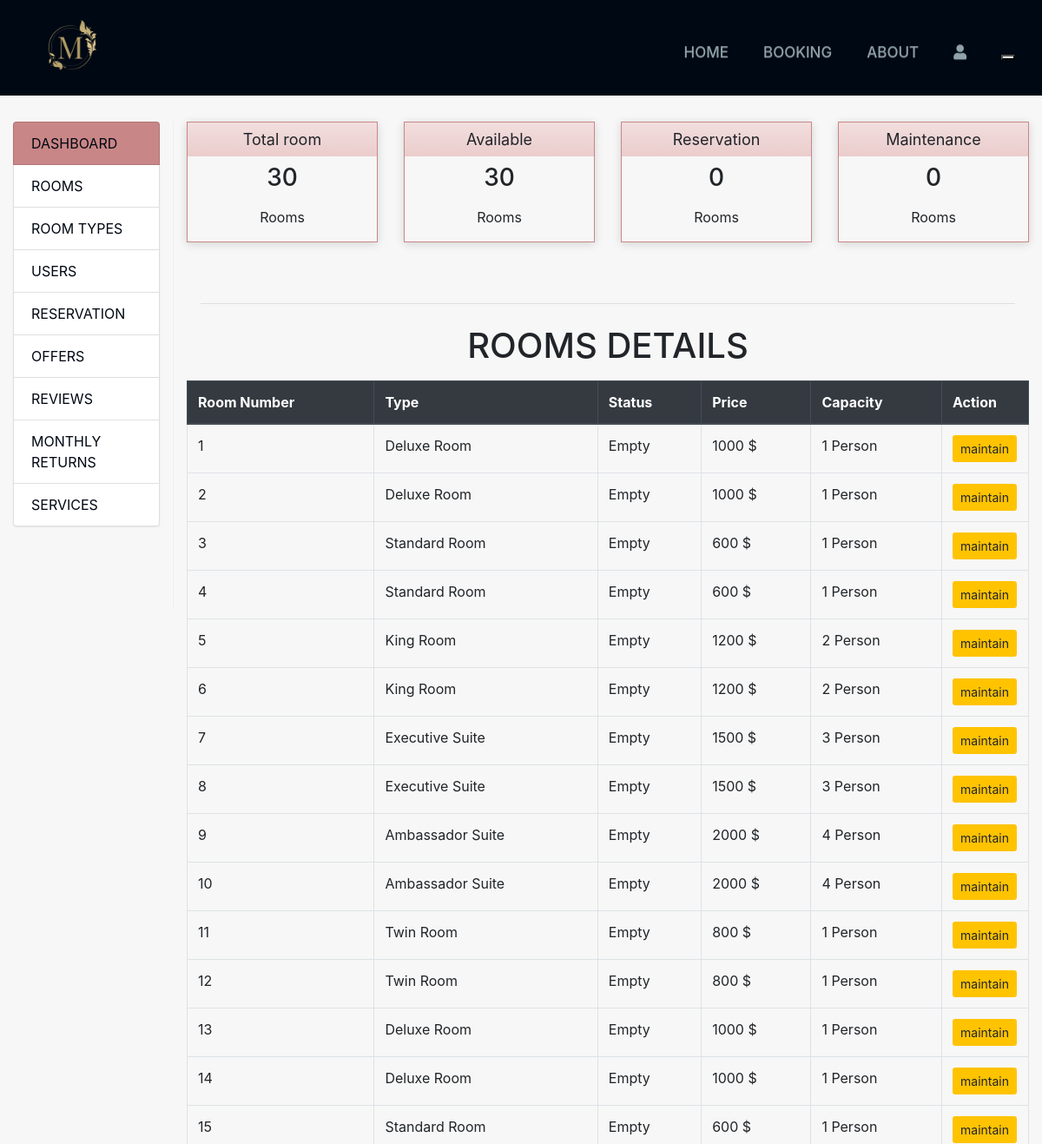
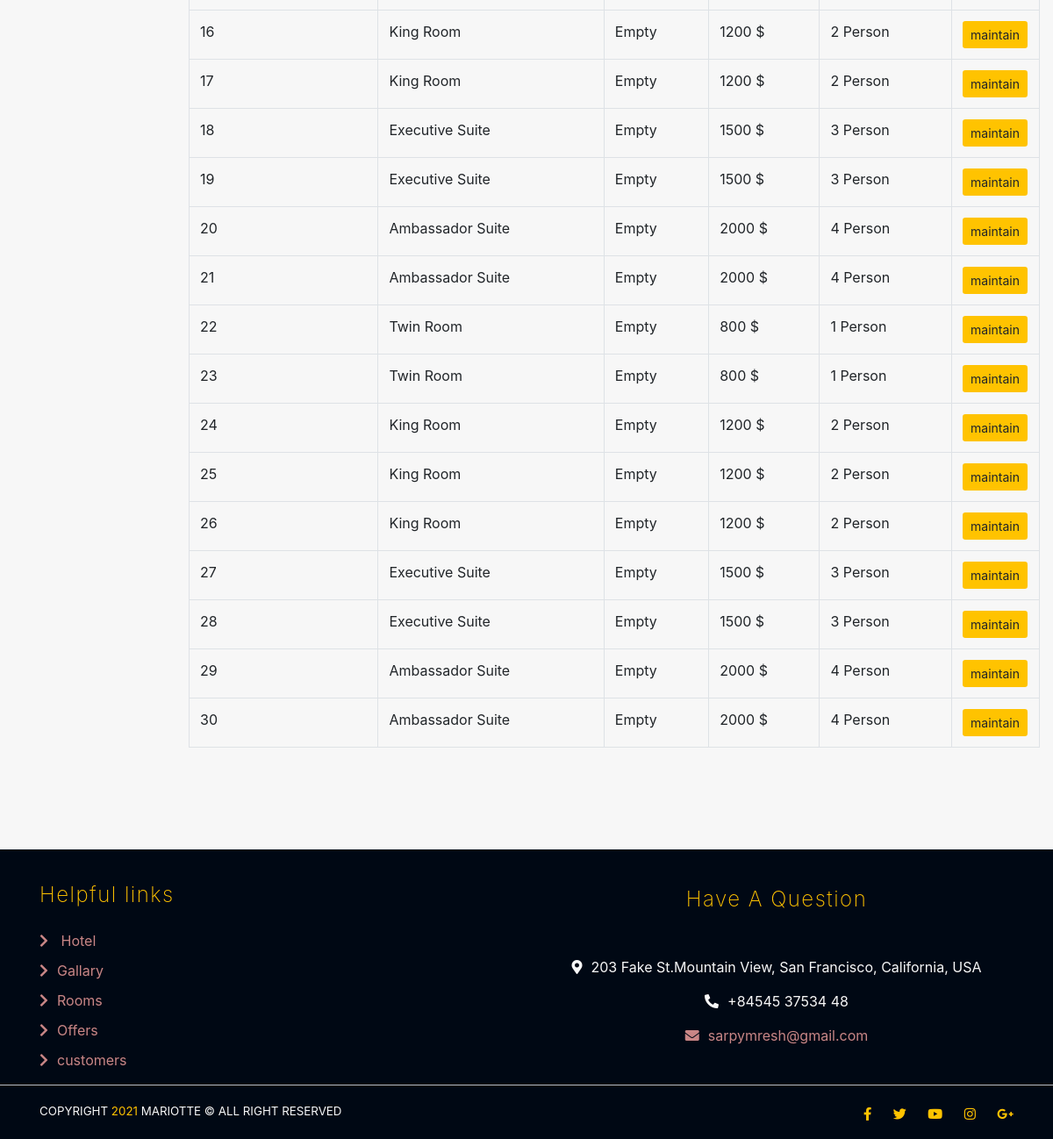
The page /rooms/ (signed in) on the database its author committed (2 pictures, top to bottom).
### rooms/models.py (models this page shows, shortened)
class Rooms(models.Model):
    type = models.ForeignKey("RoomTypes",on_delete=models.SET_NULL,null=True)
    floor = models.SmallIntegerField(validators=[is_pos])
    UNDER_MAINTENANCE = "1"
    INHABITED = "2"
    EMPTY = "3"
    CHOICES_STATE = [
        (UNDER_MAINTENANCE,"Under maintenance"),
        (INHABITED,"Inhabited"),
        (EMPTY,"Empty")
    ]
    state = models.CharField(max_length=1,choices=CHOICES_STATE,default="3")
    def stateName(self):
        choice = self.state
        length = len(self.CHOICES_STATE)
        for i in range(length):
            if choice == self.CHOICES_STATE[i][0] :
                return self.CHOICES_STATE[i][1]

class RoomTypes(models.Model):
    name = models.CharField(verbose_name='name',max_length=50,primary_key=True)
    image = models.ImageField(upload_to = 'room pics')
    price = models.IntegerField(verbose_name='price',validators=[is_pos])
    size = models.IntegerField(verbose_name='Size',validators=[is_pos])
    beds = models.SmallIntegerField(verbose_name='beds',validators=[is_pos])
    count = models.IntegerField(verbose_name='count',validators=[is_pos])
    max_guests = models.IntegerField(verbose_name='max guests',validators=[is_pos])
    desc = models.TextField(verbose_name='Description')
    offer = models.ForeignKey("offers.Offer",on_delete=models.SET_NULL, null=True)

### rooms/views.py (the view)
# urls.py: 2. Add a URL to urlpatterns:  path('', views.home, name='home')
@login_required()
def home(request):
    context = {}
    context['rooms'] = Rooms.objects.all()
    context['total'] = Rooms.objects.all().count()
    context['available'] = Rooms.objects.filter(state = Rooms.EMPTY).count()
    context['maintenance'] = Rooms.objects.filter(state = Rooms.UNDER_MAINTENANCE).count()
    context['reserved'] = Rooms.objects.filter(state = Rooms.INHABITED).count()
    return render(request,'rooms home.html',context)

### rooms/templates/rooms home.html (shortened to what this page needs)
{% extends 'admin base.html' %}
{% block content %}
<h1 class="text-center">
  ROOMS DETAILS
</h1>
<div class="table-responsive">
  <table class="table table-hover table-bordered">
    <thead class="thead-dark">
      <tr>
        <th>Room Number </th>
        <th>Type</th>
        <th>Status</th>
        <th>Price </th>
        <th>Capacity </th>
        <th>Action</th>
      </tr>
    </thead>
    <tbody>
      {% for room in rooms %}
      <tr>
        <td>{{room.id}}</td>
        <td>{{room.type.name}}</td>
        <td>{{room.stateName}}</td>
        <td>{{room.type.price}} $</td>
        <td> {{room.type.max_guests}} Person </td>
        <td style="width: 100px">
          {% if room.stateName == "Empty" %}
          <button type="button" class="btn btn-sm" data-toggle="modal" title="maintain a room"
            data-target="#maintain{{room.id}}">
            maintain
          </button>
          {% else %}
           --------
          {% endif %}
        </td>
      </tr>
      {% endfor %}
    </tbody>
  </table>
</div>
{% endblock %}

### static/main/css/home.css (style rules this page uses)
* { box-sizing: border-box; }
:root { --first-color:#FFC300; --second-color:#000814; --third-color: #C98686; }
html { scroll-behavior: smooth; }
body { font-family: 'Cairo', sans-serif; scroll-behavior: smooth; overflow-x:hidden; }
h1, h2, h3, h4, h5, h6 { padding: 8px 0; }
.table-responsive .btn { background-color: var(--first-color); }

### rows shown on the page
Rooms: id "1", type.name "Deluxe Room", stateName "Empty", type.price "1000", type.max_guests "1"
Rooms: id "2", type.name "Deluxe Room", stateName "Empty", type.price "1000", type.max_guests "1"
Rooms: id "3", type.name "Standard Room", stateName "Empty", type.price "600", type.max_guests "1"
Rooms: id "4", type.name "Standard Room", stateName "Empty", type.price "600", type.max_guests "1"
Rooms: id "5", type.name "King Room", stateName "Empty", type.price "1200", type.max_guests "2"
Rooms: id "6", type.name "King Room", stateName "Empty", type.price "1200", type.max_guests "2"
Rooms: id "7", type.name "Executive Suite", stateName "Empty", type.price "1500", type.max_guests "3"
Rooms: id "8", type.name "Executive Suite", stateName "Empty", type.price "1500", type.max_guests "3"
Rooms: id "9", type.name "Ambassador Suite", stateName "Empty", type.price "2000", type.max_guests "4"
Rooms: id "10", type.name "Ambassador Suite", stateName "Empty", type.price "2000", type.max_guests "4"
Rooms: id "11", type.name "Twin Room", stateName "Empty", type.price "800", type.max_guests "1"
Rooms: id "12", type.name "Twin Room", stateName "Empty", type.price "800", type.max_guests "1"
Rooms: id "13", type.name "Deluxe Room", stateName "Empty", type.price "1000", type.max_guests "1"
Rooms: id "14", type.name "Deluxe Room", stateName "Empty", type.price "1000", type.max_guests "1"
Rooms: id "15", type.name "Standard Room", stateName "Empty", type.price "600", type.max_guests "1"
Rooms: id "16", type.name "King Room", stateName "Empty", type.price "1200", type.max_guests "2"
Rooms: id "17", type.name "King Room", stateName "Empty", type.price "1200", type.max_guests "2"
Rooms: id "18", type.name "Executive Suite", stateName "Empty", type.price "1500", type.max_guests "3"
Rooms: id "19", type.name "Executive Suite", stateName "Empty", type.price "1500", type.max_guests "3"
Rooms: id "20", type.name "Ambassador Suite", stateName "Empty", type.price "2000", type.max_guests "4"
Rooms: id "21", type.name "Ambassador Suite", stateName "Empty", type.price "2000", type.max_guests "4"
Rooms: id "22", type.name "Twin Room", stateName "Empty", type.price "800", type.max_guests "1"
Rooms: id "23", type.name "Twin Room", stateName "Empty", type.price "800", type.max_guests "1"
Rooms: id "24", type.name "King Room", stateName "Empty", type.price "1200", type.max_guests "2"
Rooms: id "25", type.name "King Room", stateName "Empty", type.price "1200", type.max_guests "2"
Rooms: id "26", type.name "King Room", stateName "Empty", type.price "1200", type.max_guests "2"
Rooms: id "27", type.name "Executive Suite", stateName "Empty", type.price "1500", type.max_guests "3"
Rooms: id "28", type.name "Executive Suite", stateName "Empty", type.price "1500", type.max_guests "3"
Rooms: id "29", type.name "Ambassador Suite", stateName "Empty", type.price "2000", type.max_guests "4"
Rooms: id "30", type.name "Ambassador Suite", stateName "Empty", type.price "2000", type.max_guests "4"

### other values the page prints
{{ total }} "30"
{{ available }} "30"
{{ reserved }} "0"
{{ maintenance }} "0"
